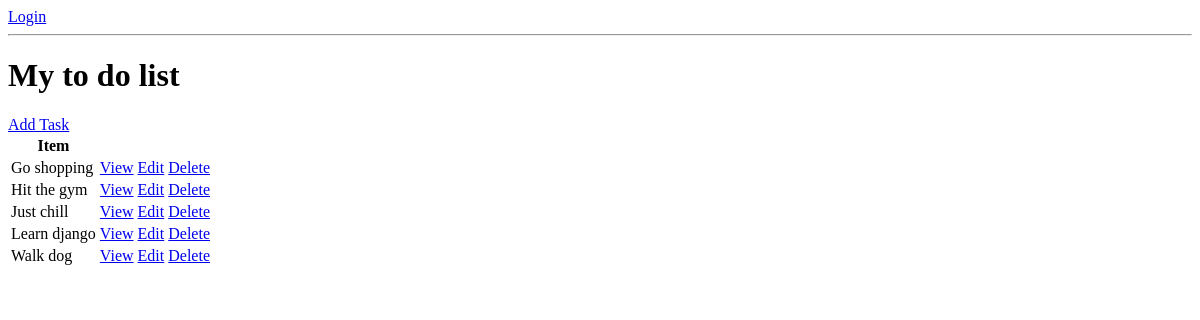
/, run on an earlier commit of the app's database.
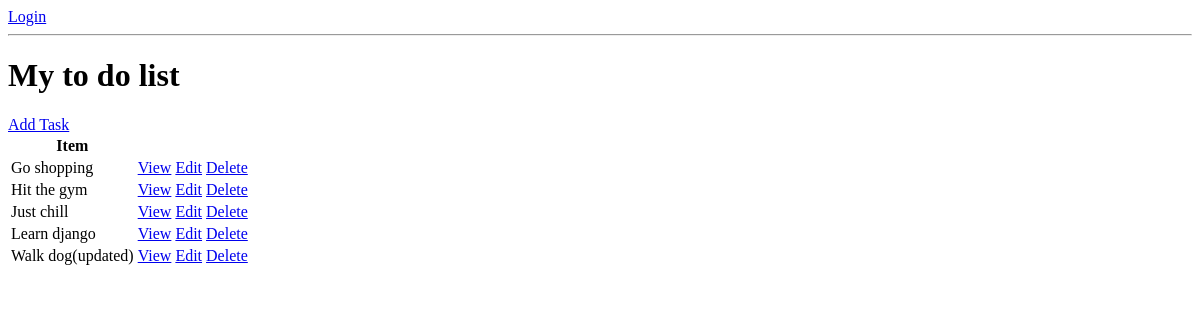
And on a later commit of the database.
### base/models.py (models this page shows, shortened)
class Task(models.Model):
    user = models.ForeignKey(
        User, on_delete=models.CASCADE, null=True, blank=True)
    title = models.CharField(max_length=200)
    description = models.TextField(null=True, blank=True)
    complete = models.BooleanField(default=False)
    create = models.DateTimeField(auto_now_add=True)
    class Meta:
        ordering = ['complete']

### base/views.py (the view)
# urls.py: path('', TaskList.as_view(), name='tasks'),
class TaskList(ListView):
    model = Task
    context_object_name = 'tasks'

### base/templates/base/task_list.html
{%if request.user.is_authenticated%}
<p>{{request.user}}</p>
<a href="">Logout</a>
{%else%}
<a href="{% url 'login' %}">Login</a>
{%endif%}
<hr>
<h1>My to do list</h1>
<a href="{% url 'create-task' %}">Add Task</a>
<table>
  <tr>
    <th>Item</th>
    <th></th>
    <th></th>
  </tr>
  {% for task in tasks %}
  <tr>
    <td>{{ task.title }}</td>
    <td> <a href="{% url 'task' task.id%}">View</a></td>
    <td> <a href="{% url 'update-task' task.id%}">Edit</a></td>
    <td> <a href="{% url 'delete-task' task.id%}">Delete</a></td>
  </tr>
  {%empty%}
  <h3>No items in list</h3>
  {% endfor %}
</table>

What changed in the data, as far as the page shows it:
changed Task: title "Walk dog" → "Walk dog(updated)"
